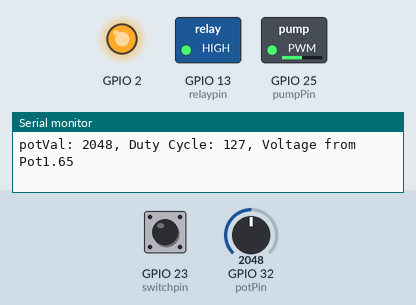
Bench run of a sketch on a simulated ESP32. On the bench: switched loads named in the sketch (green lamp = pin HIGH), output pins drawn as LEDs (lit = HIGH), the last lines printed to the serial monitor. The inputs (shaded band) are chosen by the test bench; at power-on: GPIO 32 (potPin) = 2048, GPIO 23 (switchpin) HIGH.

Above: at 1.2 s.
1.3 s: GPIO 32 (potPin) set to 491
At 2.5 s:
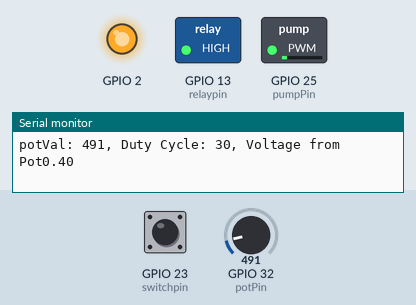
2.8 s: GPIO 23 (switchpin) pulled LOW for 0.15 s
At 3.7 s:
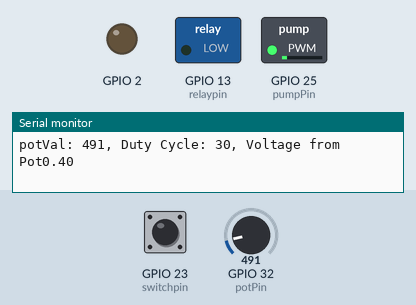
4.4 s: GPIO 32 (potPin) set to 960
At 5.4 s:
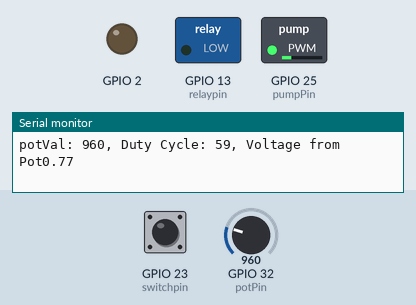
7.4 s: GPIO 32 (potPin) set to 1056
At 8.6 s:
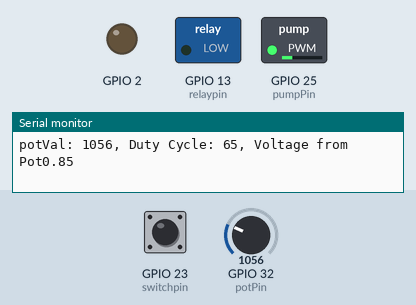
8.9 s: GPIO 32 (potPin) set to 1569
At 9.7 s:
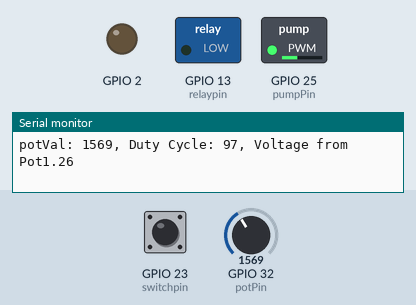
11.9 s: GPIO 32 (potPin) set to 1677
At 13.1 s:
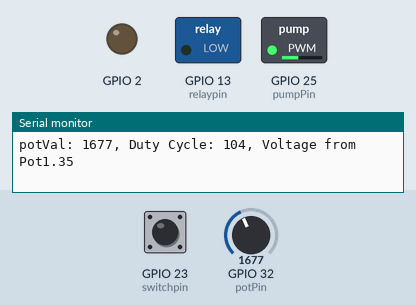
Timing chart, 0 to 14.4 s (numbered marks = the images above; inputs shaded):
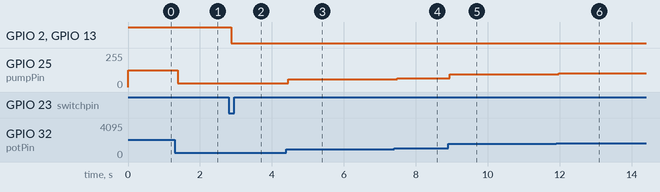

Measured:
- after the input at 1.3 s, GPIO 25 (pumpPin): 127/255 → 30/255 after 0.08 s
- after the input at 2.8 s, GPIO 2, GPIO 13 (relaypin): HIGH → LOW after 0.07 s
- after the input at 4.4 s, GPIO 25 (pumpPin): 30/255 → 59/255 after 0.06 s
- after the input at 7.4 s, GPIO 25 (pumpPin): 59/255 → 65/255 after 0.08 s
- after the input at 8.9 s, GPIO 25 (pumpPin): 65/255 → 97/255 at once
- after the input at 11.9 s, GPIO 25 (pumpPin): 97/255 → 104/255 after 0.08 s

The sketch:

PumpControlledbyPotentiometer.ino
```cpp
int switchstate = 1;
int prevswitchstate = 0;
const int switchpin = 23;
const int relaypin = 13;
int ledstate = 1;
const int pumpPin = 25;
const int potPin = 32;
const float refVoltage = 3.3;

const int freq = 5000;
const int channel = 0;
const int resolution = 8;
void setup() {
  pinMode(2, OUTPUT);
  pinMode(switchpin, INPUT_PULLUP);
  pinMode(relaypin, OUTPUT);
  digitalWrite(2, HIGH);
  digitalWrite(relaypin, HIGH);
  //pinMode(pumpPin, OUTPUT);
  pinMode(potPin, INPUT);
  Serial.begin(9600);

  ledcAttachChannel(pumpPin, freq, resolution, channel);
}

void loop() {
  // put your main code here, to run repeatedly:
  int potVal = analogRead(potPin); //0-4095 from ADC
  float voltage = (potVal/4095.0) * refVoltage;
  int dutycycle = map(potVal, 0, 4095, 0, 255);


  Serial.print("potVal: ");
  Serial.print(potVal);
  Serial.print(", Duty Cycle: ");
  Serial.print(dutycycle);
  Serial.print(", Voltage from Pot");
  Serial.println(voltage);

  ledcWrite(pumpPin, dutycycle);
  delay(15);

  switchstate = digitalRead(switchpin);
  if(switchstate != prevswitchstate){
    if(switchstate == LOW){
      ledstate = !ledstate;
    }
    delay(50);
  }
  if(ledstate == 1){
    digitalWrite(2, HIGH);
    digitalWrite(relaypin, HIGH);
  }
  else{
    digitalWrite(2, LOW);
    digitalWrite(relaypin, LOW);
  }
  prevswitchstate = switchstate;

}
```
